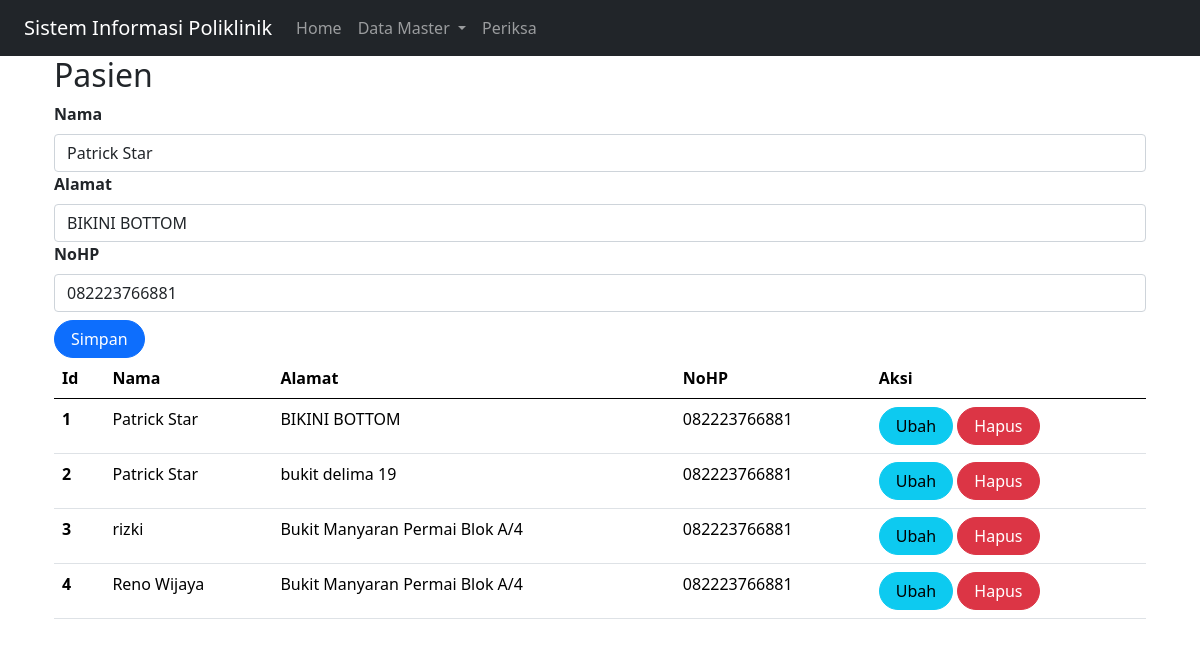
/index.php?page=pasien&id=5, run on the app's committed database.
### tables this page shows
CREATE TABLE `pasien` (
  `id` int(11) NOT NULL,
  `nama` varchar(255) DEFAULT NULL,
  `alamat` varchar(255) DEFAULT NULL,
  `no_hp` varchar(50) DEFAULT NULL
);

### pasien.php (the view, shortened to what this page needs)
<?php
include_once("conpoli.php");
?>
<!DOCTYPE html>
<html lang="en">
<head>
    <link rel="stylesheet" href="assets/css/bootstrap.css">
    <link href="https://cdn.jsdelivr.net/npm/bootstrap@5.0.2/dist/css/bootstrap.min.css" rel="stylesheet"
>
</head>
<body>
        <form method="POST" action="" name="myForm" onsubmit="return(validate());">
            <?php
            $nama = '';
            $alamat = '';
            $no_hp = '';
            if (isset($_GET['id'])) {
                $ambil = mysqli_query($mysqli, "SELECT * FROM pasien WHERE id='" . $_GET['id'] . "'");
                while ($row = mysqli_fetch_array($ambil)) {
                    $nama = $row['nama'];
                    $alamat = $row['alamat'];
                    $no_hp = $row['no_hp'];
                }
            ?>
            <?php
            }
            ?>
            <div class="col">
                <label for="inputIsi" class="form-label fw-bold">
                    Nama
                </label>
                <input type="text" class="form-control" name="nama" id="inputIsi" placeholder="Nama" value="<?php echo $nama ?>">
            </div>
            <div class="col">
                <label for="inputTanggalAwal" class="form-label fw-bold">
                    Alamat
                </label>
                <input type="text" class="form-control" name="alamat" id="inputTanggalAwal" placeholder="Alamat" value="<?php echo $alamat ?>">
            </div>
            <div class="col mb-2">
                <label for="inputTanggalAkhir" class="form-label fw-bold">
                    NoHP
                </label>
                <input type="text" class="form-control" name="no_hp" id="inputTanggalAkhir" placeholder="NoHP" value="<?php echo $no_hp?>">
            </div>
            <div class="col">
                <button type="submit" class="btn btn-primary rounded-pill px-3" name="simpan">Simpan</button>
            </div>
        </form>
        <table class="table table-hover">
            <thead>
                <tr>
                    <th scope="col">Id</th>
                    <th scope="col">Nama</th>
                    <th scope="col">Alamat</th>
                    <th scope="col">NoHP</th>
                    <th scope="col">Aksi</th>
                </tr>
            </thead>
            <tbody>
                <?php
                $result = mysqli_query(
                    $mysqli,"SELECT * FROM pasien"
                    );
                $no = 1;
                while ($data = mysqli_fetch_array($result)) {
                ?>
                    <tr>
                        <th scope="row"><?php echo $no++ ?></th>
                        <td><?php echo $data['nama'] ?></td>
                        <td><?php echo $data['alamat'] ?></td>
                        <td><?php echo $data['no_hp'] ?></td>
                        <td>
                            <a class="btn btn-info rounded-pill px-3" href="index.php?page=pasien&id=<?php echo $data['id'] ?>">Ubah</a>
                            <a class="btn btn-danger rounded-pill px-3" href="index.php?page=pasien&id=<?php echo $data['id'] ?>&aksi=hapus">Hapus</a>
                        </td>
                    </tr>
                <?php
                }
                ?>
            </tbody>
            </table>
</body>
</html>

### data on the page
pasien: nama "Patrick Star", alamat "BIKINI BOTTOM", no_hp "082223766881"
pasien: nama "Patrick Star", alamat "bukit delima 19", no_hp "082223766881"
pasien: nama "rizki", alamat "Bukit Manyaran Permai Blok A/4", no_hp "082223766881"
pasien: nama "Reno Wijaya", alamat "Bukit Manyaran Permai Blok A/4", no_hp "082223766881"

### other printed values
$_GET['page'] "Pasien"
